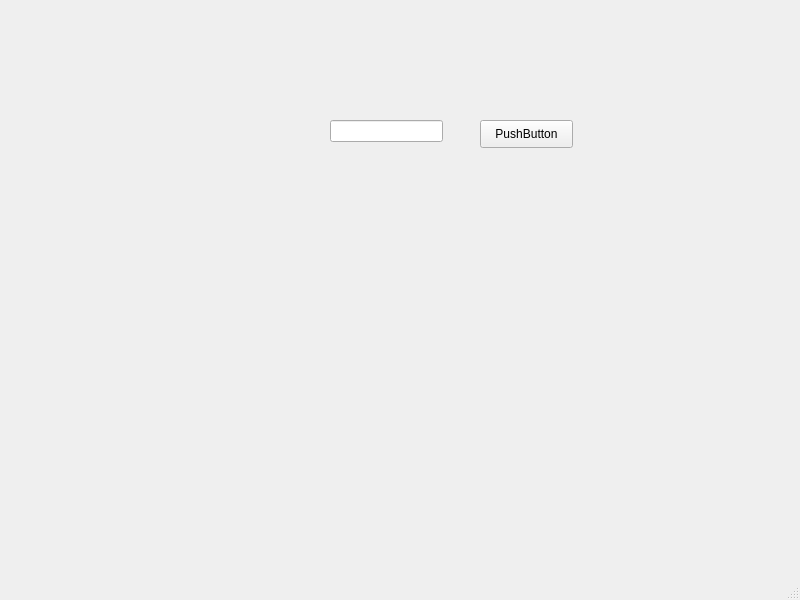
<?xml version="1.0" encoding="UTF-8"?>
<ui version="4.0">
 <class>MainWindow</class>
 <widget class="QMainWindow" name="MainWindow">
  <property name="geometry">
   <rect>
    <x>0</x>
    <y>0</y>
    <width>800</width>
    <height>600</height>
   </rect>
  </property>
  <property name="windowTitle">
   <string>MainWindow</string>
  </property>
  <widget class="QWidget" name="centralwidget">
   <widget class="QPushButton" name="pushButton">
    <property name="geometry">
     <rect>
      <x>480</x>
      <y>120</y>
      <width>93</width>
      <height>28</height>
     </rect>
    </property>
    <property name="text">
     <string>PushButton</string>
    </property>
   </widget>
   <widget class="QLineEdit" name="lineEdit">
    <property name="geometry">
     <rect>
      <x>330</x>
      <y>120</y>
      <width>113</width>
      <height>22</height>
     </rect>
    </property>
   </widget>
  </widget>
  <widget class="QMenuBar" name="menubar">
   <property name="geometry">
    <rect>
     <x>0</x>
     <y>0</y>
     <width>800</width>
     <height>26</height>
    </rect>
   </property>
  </widget>
  <widget class="QStatusBar" name="statusbar"/>
 </widget>
 <resources/>
 <connections/>
</ui>
